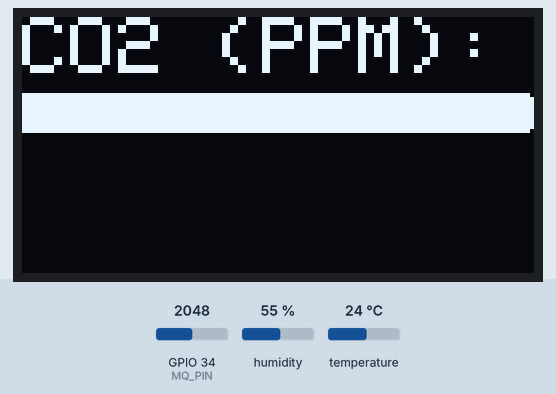
This sketch was run on a simulated ESP32. Parts: 128×64 one-colour display. The inputs (shaded band) are chosen by the test bench; at power-on: GPIO 34 (MQ_PIN) = 2048, humidity 55 %, temperature 24 °C (analog values on the 0–4095 scale). WiFi joins after 1.5 s; servers stay silent unless stated; uploads are accepted with an empty reply; what the sketch prints to the serial monitor is not drawn.

Above: at 5.4 s.
5.5 s: GPIO 34 (MQ_PIN) set to 4095
At 11.2 s:
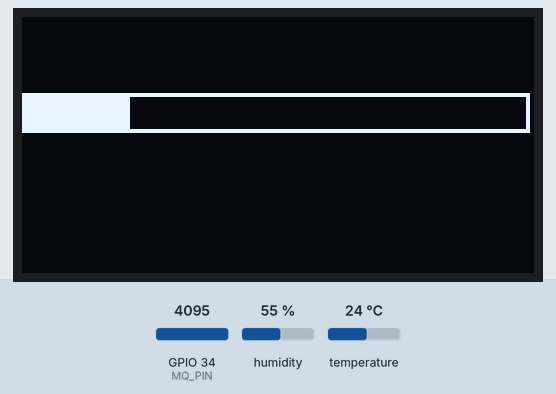
11.5 s: GPIO 34 (MQ_PIN) set to 3603
At 16.7 s:
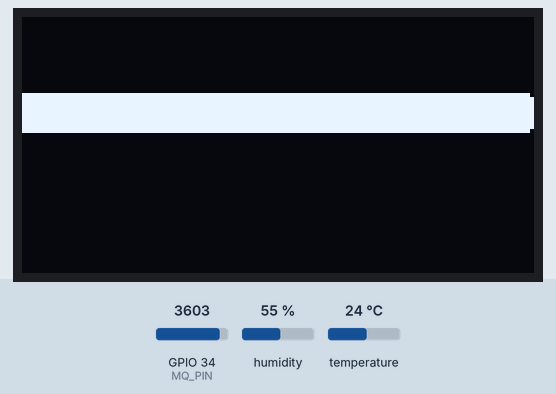
17.0 s: GPIO 34 (MQ_PIN) set to 1228
At 22.2 s:
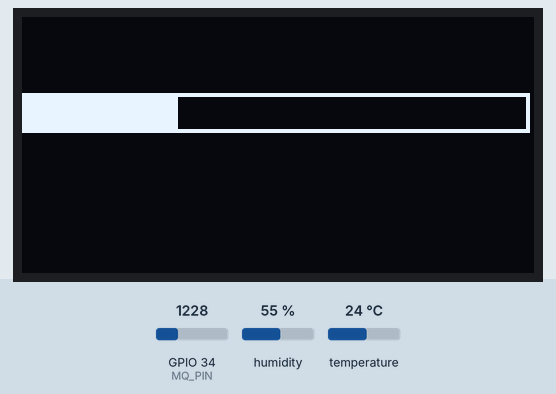
Timing chart, 0 to 23.7 s (numbered marks = the images above; inputs shaded):
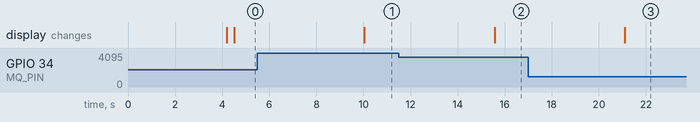

The sketch:

ModeloMovil.ino
```cpp
#include <DHT.h>
#include <Wire.h>
#include <Adafruit_GFX.h>
#include <Adafruit_SSD1306.h>
#include <WiFi.h>
#include <WiFiClientSecure.h>
#include <HTTPClient.h>
#include <ArduinoJson.h>
//====================================
#define MQ_PIN 34
#define A 116.6020682
#define B -2.769034857
#define Ro 28000.0
#define RL 10000.0
#define CO2_ATMOSFERICO 420
//====================================
#define DHT_PIN 4
#define DHTTYPE DHT11

DHT dht(DHT_PIN, DHTTYPE);
//====================================
#define ANCHO_DISPLAY 128
#define ALTO_DISPLAY 64

Adafruit_SSD1306 display(ANCHO_DISPLAY, ALTO_DISPLAY, &Wire, -1);
//====================================
const bool debug = true;
bool ContinuarMedicion = true;
bool DisplayOledFuncionando = false;
bool ResultoConexion = false;
//====================================
#include "funciones.h"
//====================================
void setup() {
  // put your setup code here, to run once:
  Serial.begin(9600);
  delay(2200);

  ResultoConexion = ConectarseAWiFi();

  if( ResultoConexion ){
    Serial.print("> Se establecio una conexion WiFi con ");
    Serial.print( SSID );
    Serial.println(".");
  }else{
    Serial.print("> No se pudo establecer conexion WiFi con ");
    Serial.print( SSID );
    Serial.println(".");
  }

  // Establecer lecturas de ADC en rango de 4095.0
  analogReadResolution(12);
  // Inicializar sensor DHT(11)
  dht.begin();
  // Inicializar Display OLED
  if( display.begin(SSD1306_SWITCHCAPVCC, 0x3C) ){
    DisplayOledFuncionando = true;

    display.clearDisplay();
    display.setTextSize(2);
    display.setTextColor(SSD1306_WHITE);
    display.setCursor(0,0);
    display.display();
  }
}

void loop() {
  // Verificar que el Display OLED se encuentre en linea.
  if( !DisplayOledFuncionando ){
    Serial.println("> No hay un dispositivo conectado por I2C al microcontrolador, se esperaba un display oled.");
  }

  float ADCvalue = (float) analogRead(MQ_PIN);
  int temp, hum;

  if( !isnan(dht.readTemperature()) ){
    temp = dht.readTemperature();
  }else{
    temp = 0;
  }
  if( !isnan(dht.readHumidity()) ){
    hum = dht.readHumidity();
  }else{
    hum = 0;
  }

  if( debug ){
    Serial.print("\n");

    if( ADCvalue > 0.00 ){
      Serial.print( "MQ135 (ADC) -> " );
      Serial.println( ADCvalue );
    }

    if( temp > 0 && hum > 0 ){
      Serial.print( "DHT11 (temperatura) ->" );
      Serial.println( temp );

      Serial.print( "DHT11 (humedad) ->" );
      Serial.println( hum );
    }
  }

  if( ContinuarMedicion ){
    if( ObtenerNivelConcentracionCO2(MQ_PIN) == 0.00 ){
      ContinuarMedicion = false;
    }else{
      const int ConcentracionCO2 = (int) ObtenerNivelConcentracionCO2(MQ_PIN);
      const int NivelCO2 = CO2_ATMOSFERICO + ConcentracionCO2;

      if( debug ){
        Serial.print( "MQ135 (CO2 ppm) -> " );
        Serial.println( NivelCO2 );
      }

      // Imprimir Nivel de CO2 en display oled
      if( DisplayOledFuncionando ){
        ImprimirNiveldeCO2(NivelCO2);
        // Imprimir niveles de temperatura
        ImprimirNiveldeTemperatura(temp);
        // Imprimir niveles de humedad
        ImprimirNiveldeHumedad(hum);

        display.display(); // Muestra la pantalla
        display.clearDisplay(); // Limpia la pantalla para la próxima actualización
      }

      if( ResultoConexion ){
        // Subir datos al servidor
        EnviarDatosAlServidor(NivelCO2, temp, hum);
      }else{
        Serial.println("> No se envio datos al servidor.");
      }
    }
  }

  delay(5000);
}
```

funciones.h
```cpp
int ObtenerNivelConcentracionCO2(u_int8_t MQPIN){
  int ADCvalue = (float) analogRead(MQPIN);

  const float Vmax = 3.3;
  const float Vout = (ADCvalue / 4095.0) * Vmax;

  if( debug ){
    Serial.print( "MQ135 (voltaje) -> " );
    Serial.println( Vout );
  }

  // Rs = Resistencia del sensor en presencia de gas.
  const float Rs= ((Vmax / Vout) - 1) * RL;

  if( debug ){
    Serial.print( "MQ135 (Rs) -> " );
    Serial.println( Rs );
  }

  // Se aplica la fórmula para estimar el nivel de concentración.
  const float concentracion = A * ( pow((Rs/Ro),B) );

  if( debug ){
    Serial.print( "MQ135 (concentracion) -> " );
    Serial.println( concentracion );
  }

  return (int)concentracion;
}

void ImprimirNiveldeCO2(int NivelCO2){
  // Mostrar el Nivel de CO2
  display.println( "CO2 (PPM):" );
  display.println( "\n\n" );

  // Pintar la Barra Exterior
  display.drawRect(0, 19, ANCHO_DISPLAY - 1, 10, SSD1306_WHITE);

  int co2BarWidth = map(NivelCO2, 0, 2000, 0, ANCHO_DISPLAY - 2);
  // Pintar sobre la Barra el Progreso
  display.fillRect(1, 20, co2BarWidth, 8, SSD1306_WHITE);
}

void ImprimirNiveldeTemperatura(int NivelTemp){
  display.print("Temp (C): ");
  display.println(NivelTemp);
}

void ImprimirNiveldeHumedad(int NivelHumedad) {
  display.print("Hum (%): ");
  display.println(NivelHumedad);
}

//====================================================
const char* SSID= "NOMBRE-RED-WIFI"; // sustituir el dato por uno real
const char* PASS = "CONTRASEÑA"; // sustituir el dato por uno real
const char* DIRECCION = "https://posticous-powder.000webhostapp.com/enviardatos_sensor.php"; // Cambia esto por tu URL del servidor MySQL
bool HayConexion = false;
short timeout = 15;
short count = 0;
//====================================================

bool ConectarseAWiFi(){
  // Conectarse a red WiFi
  WiFi.begin(SSID, PASS);

  // Esperar hasta que la conexión sea exitosa
  while(WiFi.status() != WL_CONNECTED){
    count++;
    delay(1000);
    Serial.print(".");

    if( WiFi.status() == WL_CONNECTED ){
      HayConexion = true;
      break;
    }else{
      if( count == timeout ){
        HayConexion = false;
        break;
      }
    }
  }

  Serial.print("\n");

  return HayConexion;
}

void EnviarDatosAlServidor(int co2, int temperature, int humidity){
  if( debug ){
    Serial.print("DIRECCION DE ENVIO DE DATOS -> ");
    Serial.println(DIRECCION);
  }

  // Crear un objeto JSON
  DynamicJsonDocument doc(1024);
  doc["co2"] = co2;
  doc["temp"] = temperature;
  doc["hum"] = humidity;

  // Serializar el objeto JSON a una cadena
  String jsonString;
  serializeJson(doc, jsonString);

  // Crear una instancia de HTTPClient
  HTTPClient http;

  // Configurar la dirección del servidor y el punto de enlace
  String serverAddress = String(DIRECCION);
  http.begin(serverAddress);

  // Establecer encabezados
  http.addHeader("Content-Type", "application/json");

  // Realizar la solicitud POST con los datos JSON
  int httpResponseCode = http.POST(jsonString);

  // Verificar la respuesta del servidor
  if (httpResponseCode > 0) {
    Serial.println("> Se han enviado los datos al servidor.");
  } else {
    Serial.print("> Hubo un error en la solicitud al servidor. Código de error: ");
    Serial.println(httpResponseCode);
  }

  // Cerrar la conexión
  http.end();
}
```

Measured:
- after the input at 5.5 s, the display: changes after 4.5 s (image 1)
- after the input at 11.5 s, the display: changes after 4.1 s (image 2)
- after the input at 17.0 s, the display: changes after 4.1 s (image 3)
